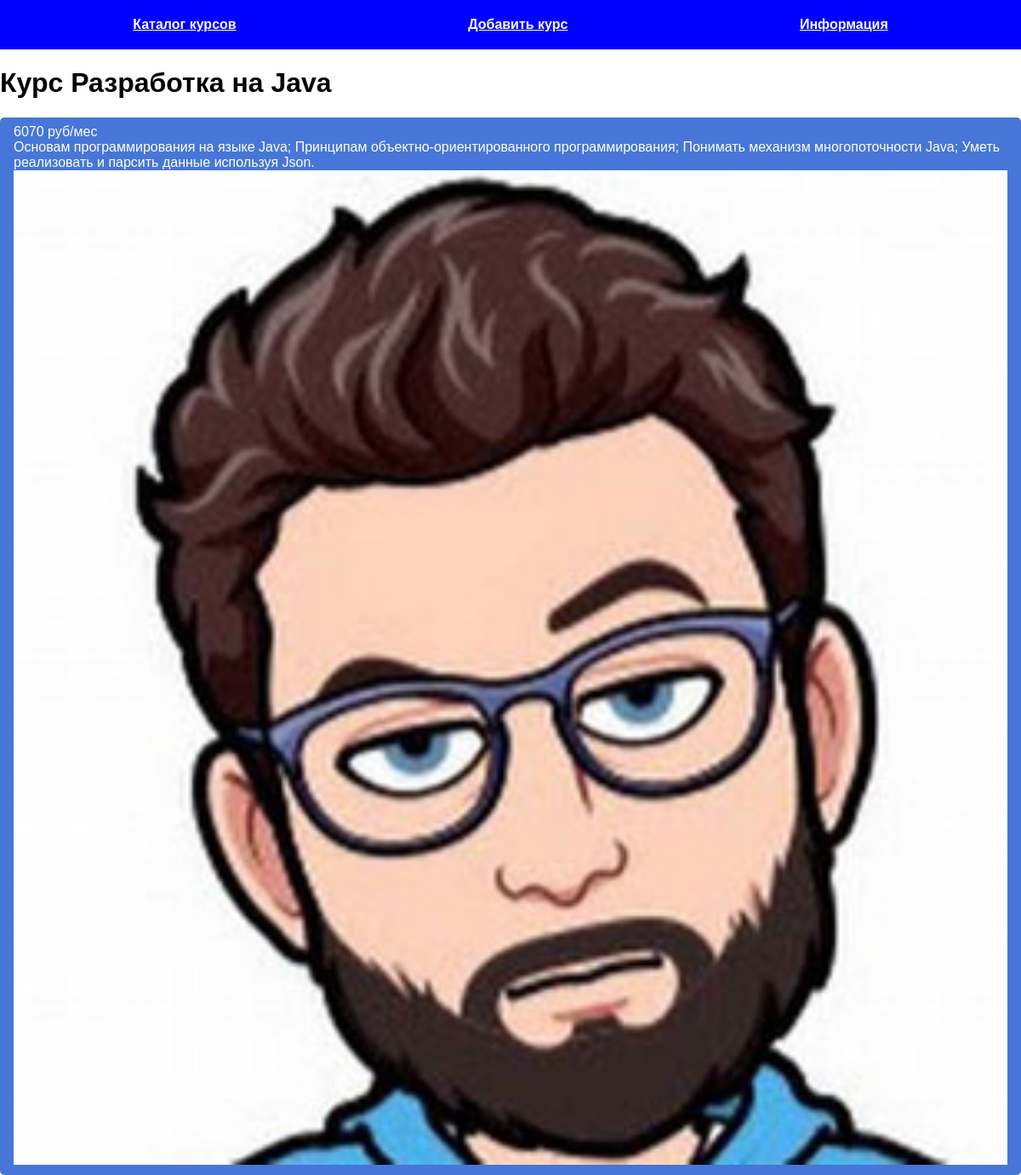
Page /info/Разработка на Java on the committed database.
### tables this page shows
CREATE TABLE mainmenu(
    id INTEGER PRIMARY KEY AUTOINCREMENT,
    title TEXT NOT NULL,
    url TEXT NOT NULL
);

CREATE TABLE posts(
    id INTEGER PRIMARY KEY AUTOINCREMENT,
    title TEXT NOT NULL,
    price TEXT NOT NULL,
    text TEXT NOT NULL,
    url TEXT NOT NULL,
    time INTEGER NOT NULL
);

### main.py (the view)
@app.route("/info/<alias>")
def add_info(alias):
    db = get_db()
    dbase = FDataBase(db)
    title, price, text = dbase.get_info(alias)
    if not title:
        abort(404)
    return render_template('info.html', menu=dbase.get_menu(), title=title, price=price, text=text)

### FDataBase.py (called while the page is built)
    def get_menu(self):
        sql = "SELECT * FROM mainmenu"
        try:
            self.__cur.execute(sql)
            res = self.__cur.fetchall()
            if res:
                return res
        except IOError:
            print("Ошибка чтения из БД")
        return []

    def get_info(self, alias):
        try:
            self.__cur.execute(f"SELECT title, price, text FROM posts WHERE url LIKE '{alias}'")
            res = self.__cur.fetchone()
            if res:
                return res
        except sqlite3.Error as e:
            print("Ошибка получения курса из БД:", e)
        return False, False, False

### main.py (called while the page is built)
def connect_db():
    con = sqlite3.connect(app.config['DATABASE'])
    con.row_factory = sqlite3.Row
    return con

def get_db():
    if not hasattr(g, 'link_db'):
        g.link_db = connect_db()
    return g.link_db

### templates/info.html (shortened to what this page needs)
{% extends 'base.html' %}
{% block content %}
{{ super() }}
<div class="info">
{{ price }}<br>
{{ text | safe}}
</div>
{% endblock %}

### templates/base.html (shortened to what this page needs)
<!DOCTYPE html>
<html lang="en">
<head>
    <link rel="stylesheet" href="{{ url_for('static', filename='css/style.css') }}">
</head>
<body>
{% block content %}
    {% block mainmenu %}
    <ul class="menu">
        {% for m in menu %}
        <li><a href="{{ m.url }}">{{ m.title }}</a></li>
        {% endfor %}
    </ul>
    {% endblock %}
<div class="content">
    {% if title %}
        <h1>{{ title }}</h1>
    {% else %}
        <h1></h1>
    {% endif %}
{% endblock %}
</div>
</body>
</html>

### static/css/style.css (style rules this page uses)
body { margin: 0; padding: 0; font-family: Verdana, Geneva, Tahoma, sans-serif; }
.menu { display: flex; justify-content: space-around; list-style: none; background: blue; padding: 20px; margin-top: 0; }
.menu a { font-weight: bold; color: white; }
.info { appearance: none; border: 0; border-radius: 5px; background: #4676D7; color: #fff; padding: 8px 16px; font-size: 16px; font-family: Verdana, Geneva, Tahoma, sans-serif; }

### rows in the picture
mainmenu: title "Каталог курсов"
mainmenu: title "Добавить курс"
mainmenu: title "Информация"
posts: title "Курс Разработка на Java", price "6070 руб/мес", text "Основам программирования на языке Java; Принципам объектно-ориентированного программирования; Понимать механизм многопоточности Java; Уметь реализовать и парсить данные используя Json.", text (picture)
